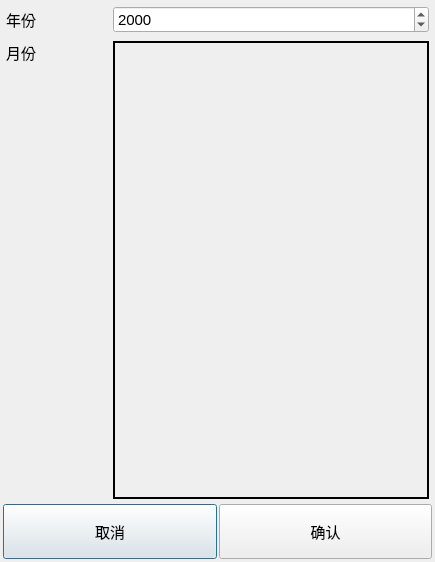
<?xml version="1.0" encoding="UTF-8"?>
<ui version="4.0">
 <class>f_s_dialog</class>
 <widget class="QDialog" name="f_s_dialog">
  <property name="geometry">
   <rect>
    <x>0</x>
    <y>0</y>
    <width>435</width>
    <height>562</height>
   </rect>
  </property>
  <property name="font">
   <font>
    <pointsize>11</pointsize>
   </font>
  </property>
  <property name="windowTitle">
   <string>财务统计</string>
  </property>
  <layout class="QVBoxLayout" name="verticalLayout_3" stretch="9,1">
   <property name="spacing">
    <number>2</number>
   </property>
   <property name="leftMargin">
    <number>3</number>
   </property>
   <property name="topMargin">
    <number>3</number>
   </property>
   <property name="rightMargin">
    <number>3</number>
   </property>
   <property name="bottomMargin">
    <number>3</number>
   </property>
   <item>
    <layout class="QVBoxLayout" name="verticalLayout_2">
     <item>
      <layout class="QHBoxLayout" name="horizontalLayout" stretch="1,3">
       <property name="spacing">
        <number>2</number>
       </property>
       <property name="leftMargin">
        <number>3</number>
       </property>
       <property name="topMargin">
        <number>3</number>
       </property>
       <property name="rightMargin">
        <number>3</number>
       </property>
       <property name="bottomMargin">
        <number>3</number>
       </property>
       <item>
        <widget class="QLabel" name="label">
         <property name="text">
          <string>年份</string>
         </property>
        </widget>
       </item>
       <item>
        <widget class="QDateEdit" name="year">
         <property name="displayFormat">
          <string>yyyy</string>
         </property>
        </widget>
       </item>
      </layout>
     </item>
     <item>
      <layout class="QHBoxLayout" name="horizontalLayout_2" stretch="1,3">
       <property name="spacing">
        <number>2</number>
       </property>
       <property name="leftMargin">
        <number>3</number>
       </property>
       <property name="topMargin">
        <number>3</number>
       </property>
       <property name="rightMargin">
        <number>3</number>
       </property>
       <property name="bottomMargin">
        <number>3</number>
       </property>
       <item>
        <layout class="QVBoxLayout" name="verticalLayout">
         <item>
          <widget class="QLabel" name="label_2">
           <property name="text">
            <string>月份</string>
           </property>
          </widget>
         </item>
         <item>
          <spacer name="verticalSpacer">
           <property name="orientation">
            <enum>Qt::Vertical</enum>
           </property>
           <property name="sizeHint" stdset="0">
            <size>
             <width>20</width>
             <height>40</height>
            </size>
           </property>
          </spacer>
         </item>
        </layout>
       </item>
       <item>
        <widget class="QScrollArea" name="months">
         <property name="frameShape">
          <enum>QFrame::WinPanel</enum>
         </property>
         <property name="frameShadow">
          <enum>QFrame::Plain</enum>
         </property>
         <property name="widgetResizable">
          <bool>true</bool>
         </property>
         <widget class="QWidget" name="scrollAreaWidgetContents">
          <property name="geometry">
           <rect>
            <x>0</x>
            <y>0</y>
            <width>310</width>
            <height>455</height>
           </rect>
          </property>
         </widget>
        </widget>
       </item>
      </layout>
     </item>
    </layout>
   </item>
   <item>
    <layout class="QHBoxLayout" name="horizontalLayout_3">
     <item>
      <widget class="QPushButton" name="cancel">
       <property name="sizePolicy">
        <sizepolicy hsizetype="Minimum" vsizetype="Expanding">
         <horstretch>0</horstretch>
         <verstretch>0</verstretch>
        </sizepolicy>
       </property>
       <property name="text">
        <string>取消</string>
       </property>
      </widget>
     </item>
     <item>
      <widget class="QPushButton" name="confirm">
       <property name="sizePolicy">
        <sizepolicy hsizetype="Minimum" vsizetype="Expanding">
         <horstretch>0</horstretch>
         <verstretch>0</verstretch>
        </sizepolicy>
       </property>
       <property name="text">
        <string>确认</string>
       </property>
      </widget>
     </item>
    </layout>
   </item>
  </layout>
 </widget>
 <resources/>
 <connections/>
</ui>
